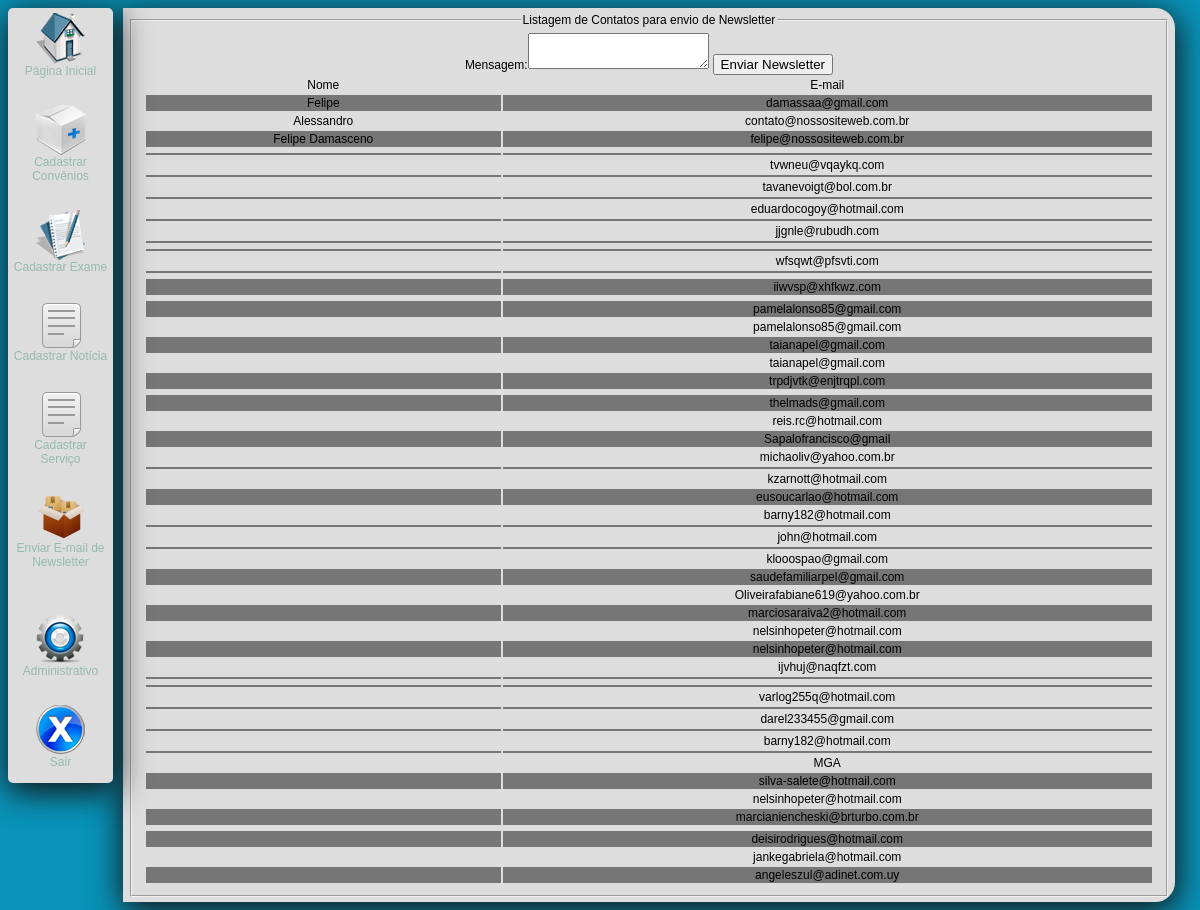
The app's page /admin/email.php (signed in) with its own data.
### tables this page shows
CREATE TABLE `news` (
  `id` int(3) NOT NULL auto_increment,
  `email` varchar(50) NOT NULL default '',
  `nome` varchar(50) NOT NULL default '',
  PRIMARY KEY  (`id`)
);

### admin/email.php (the view, shortened to what this page needs)
<?php
include ("topo.php");
?>
<div id="direita">
	<div id="pesqMarca">
		<fieldset>
			<legend>
				Listagem de Contatos para envio de Newsletter
			</legend>
			<form method="post" action="envia_news.php"enctype="multipart/form-data">
				<label>Mensagem:</label><textarea name="mensagem"></textarea>
				<table width=100%>
					<tr class="ltitulo">
						<td>Nome</td>
						<td>E-mail</td>
					</tr>
					<?php
						$sql = "select * from news order by id";
						$comando = mysql_query($sql);
						$num = 0;
						while ($linha = mysql_fetch_array($comando)) {
							$nome = $linha["nome"];
							$email = $linha["email"];
							$num++;
							if ($num % 2 == 0)
								echo "<tr class='lsemcor'>";
							else
								echo "<tr class='lcor'>";
							echo " <td>$nome</td>";
							echo " <td>$email</td>";
							echo "</div>";
						}
					?>
		<input type="submit" value="Enviar Newsletter"/>

### admin/css/estilologin.css (style rules this page uses)
body { padding:0; background-color:#0893b9; }
#direita { text-align: center; border: 5px #DDD solid; -webkit-border-radius: 5px; -moz-border-radius: 5px; border-radius: 0 20px 20px 0; margin-left: 115px; width: 88%;box-shadow:1px 7px 32px 2px #141414; background-color:#ddd; }
legend { font-family:Arial, Helvetica, sans-serif; font-size:12px; }
td { font-family:Arial, Helvetica, sans-serif; font-size:12px; }
label { font-family:Arial, Helvetica, sans-serif; font-size:12px; }
.lcor { background-color: #767676; font-family:Tahoma; font-size: 10px; }
.lsemcor { font-family: Tahoma; font-size: 10px; }

### records on screen
news: nome "Felipe", email "damassaa@gmail.com"
news: nome "Alessandro", email "contato@nossositeweb.com.br"
news: nome "Felipe Damasceno", email "felipe@nossositeweb.com.br"
news: email "tvwneu@vqaykq.com"
news: email "tavanevoigt@bol.com.br"
news: email "eduardocogoy@hotmail.com"
news: email "jjgnle@rubudh.com"
news: email "wfsqwt@pfsvti.com"
news: email "iiwvsp@xhfkwz.com"
news: email "pamelalonso85@gmail.com"
news: email "pamelalonso85@gmail.com"
news: email "taianapel@gmail.com"
news: email "taianapel@gmail.com"
news: email "trpdjvtk@enjtrqpl.com"
news: email "thelmads@gmail.com"
news: email "reis.rc@hotmail.com"
news: email "Sapalofrancisco@gmail"
news: email "michaoliv@yahoo.com.br"
news: email "kzarnott@hotmail.com"
news: email "eusoucarlao@hotmail.com"
news: email "barny182@hotmail.com"
news: email "john@hotmail.com"
news: email "klooospao@gmail.com"
news: email "saudefamiliarpel@gmail.com"
news: email "Oliveirafabiane619@yahoo.com.br"
news: email "marciosaraiva2@hotmail.com"
news: email "nelsinhopeter@hotmail.com"
news: email "nelsinhopeter@hotmail.com"
news: email "ijvhuj@naqfzt.com"
news: email "varlog255q@hotmail.com"
news: email "darel233455@gmail.com"
news: email "barny182@hotmail.com"
news: email "MGA"
news: email "silva-salete@hotmail.com"
news: email "nelsinhopeter@hotmail.com"
news: email "marcianiencheski@brturbo.com.br"
news: email "deisirodrigues@hotmail.com"
news: email "jankegabriela@hotmail.com"
news: email "angeleszul@adinet.com.uy"
